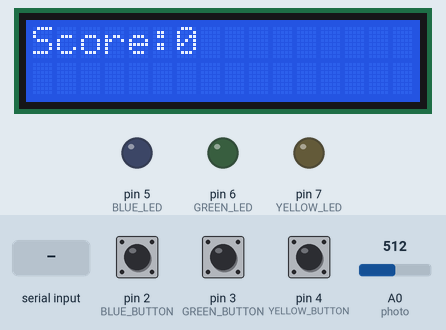
This sketch was run on a simulated Arduino Uno, built with avr-gcc and run on an emulated ATmega328P. Shown: 16×2 character LCD, output pins drawn as LEDs (lit = HIGH). The inputs (shaded band) are chosen by the test bench; at power-on: pin 2 (BLUE_BUTTON) HIGH, pin 3 (GREEN_BUTTON) HIGH, pin 4 (YELLOW_BUTTON) HIGH, A0 (photo) = 512. What the sketch prints to the serial monitor is not drawn.

Above: at 1.4 s.
1.5 s: "Stop\n" received over Serial
At 2.0 s:
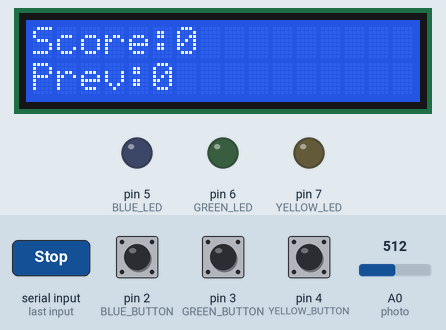
3.0 s: pin 2 (BLUE_BUTTON) pulled LOW for 0.15 s
At 3.46 s:
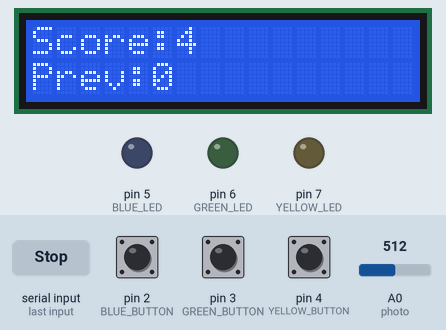
3.7 s: pin 3 (GREEN_BUTTON) pulled LOW for 0.15 s
At 3.96 s:
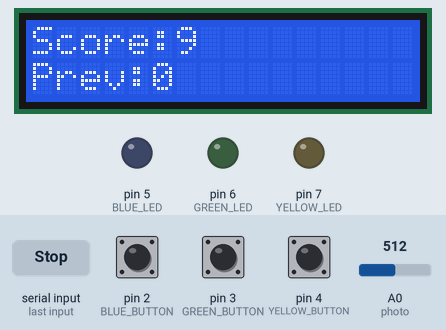
4.4 s: pin 4 (YELLOW_BUTTON) pulled LOW for 0.15 s
At 4.96 s:
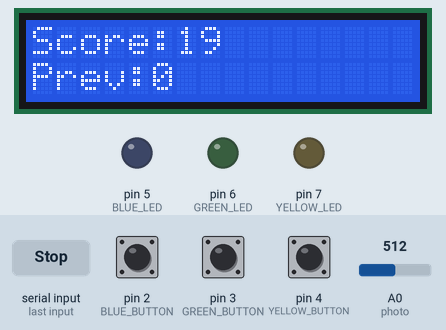
5.1 s: A0 (photo) set to 490
6.6 s: pin 2 (BLUE_BUTTON) pulled LOW for 1 s
At 7.9 s:
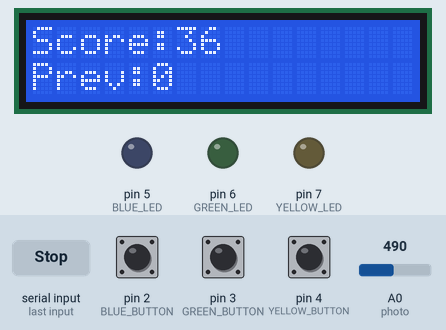
Timing chart, 0 to 9.6 s (numbered marks = the images above; inputs shaded):
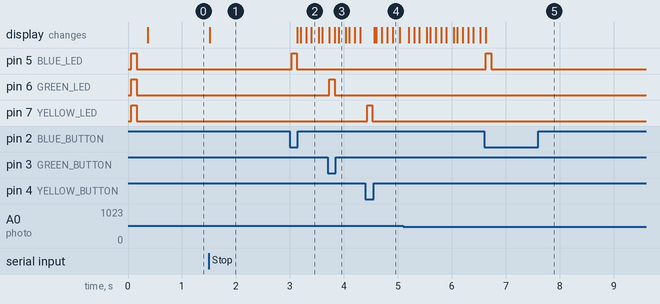

Measured:
- after the input at 1.5 s, the display: changes at once (image 1)
- after the input at 3.0 s, pin 5 (BLUE_LED): LOW → HIGH at once, → LOW 0.10 s later; the display: first changes after 0.13 s (image 2 shows a later state)
- after the input at 3.7 s, pin 6 (GREEN_LED): LOW → HIGH at once, → LOW 0.10 s later
- after the input at 4.4 s, pin 7 (YELLOW_LED): LOW → HIGH at once, → LOW 0.10 s later
- after the input at 6.6 s, pin 5 (BLUE_LED): LOW → HIGH at once, → LOW 0.10 s later

The sketch:

MattMoranDinoGame.ino
```cpp
#include <EnableInterrupt.h>
#include <LiquidCrystal.h>
#include <math.h>

/***  LCD ***/
LiquidCrystal lcd(13, 12, 11, 10, 9, 8);
#define LINE_1 0
#define LINE_2 1

#define YELLOW_LED    7
#define GREEN_LED     6
#define BLUE_LED      5

#define photo     A0
int photoValue = 0;

#define YELLOW_BUTTON 4
#define GREEN_BUTTON  3
#define BLUE_BUTTON   2

volatile uint32_t MainEventFlags = 0;
#define Flag_BUTTON_YELLOW	0x01
#define Flag_BUTTON_GREEN		0x02
#define Flag_BUTTON_BLUE	0x04

String inputString = "";         // a String to hold incoming data
volatile bool stringComplete = false;  // whether the string is complete

unsigned long priorTimeMs = 0;

unsigned long TimerMs = 0;
uint8_t isTimerRunning = 0;
double lastSendTime;

int difficulty = 1;
int player = 1;
int previousScore = -1;
int tempScore = 0;
String lastPrint = " ";
String toPrint;
String GUIprint;

void setup() {
  Serial.begin(9600);
  lcd.begin(16, 2);
  lcd.setCursor(0,LINE_1);
  lcd.print("Score: ");


  inputString.reserve(200);

  pinMode(YELLOW_LED, OUTPUT);
  pinMode(GREEN_LED, OUTPUT);
  pinMode(BLUE_LED, OUTPUT);

  pinMode(YELLOW_BUTTON,INPUT_PULLUP);
  pinMode(GREEN_BUTTON,INPUT_PULLUP);
  pinMode(BLUE_BUTTON,INPUT_PULLUP);

    //NEED to call library before you can use these from greygnome external interrupt
  enableInterrupt(YELLOW_BUTTON, yellowButtonISR, FALLING);
  enableInterrupt(GREEN_BUTTON, greenButtonISR, FALLING);
  enableInterrupt(BLUE_BUTTON, blueButtonISR, FALLING);
  sei();                        // Enable global interrupts


  digitalWrite(YELLOW_LED, HIGH);
  digitalWrite(GREEN_LED, HIGH);
  digitalWrite(BLUE_LED, HIGH);
  delay(100);

  digitalWrite(YELLOW_LED, LOW);
  digitalWrite(GREEN_LED, LOW);
  digitalWrite(BLUE_LED, LOW);
  delay(100);

  Serial.println("READY");
}

void loop() {
  checkPhoto();
  if(MainEventFlags & Flag_BUTTON_YELLOW){
  	delay(30);
    MainEventFlags &= ~Flag_BUTTON_YELLOW;
    if (!digitalRead(YELLOW_BUTTON)){
      Serial.println("PressedJump");
      digitalWrite(YELLOW_LED, HIGH);
      delay(100);
      digitalWrite(YELLOW_LED, LOW);
  	}
  }
  if(MainEventFlags & Flag_BUTTON_GREEN){
  	delay(30);
    MainEventFlags &= ~Flag_BUTTON_GREEN;
    if (!digitalRead(GREEN_BUTTON)){
      Serial.println("PressedDuck");
      digitalWrite(GREEN_LED, HIGH);
      delay(100);
      digitalWrite(GREEN_LED, LOW);
  	}
  }
  if(MainEventFlags & Flag_BUTTON_BLUE){
  	delay(30);
    MainEventFlags &= ~Flag_BUTTON_BLUE;
    if (!digitalRead(BLUE_BUTTON)){
      Serial.println("PressedStart");
      isTimerRunning = !isTimerRunning;
      digitalWrite(BLUE_LED, HIGH);
      delay(100);
      digitalWrite(BLUE_LED, LOW);
  	}
  }


  if (stringComplete) {

    if(inputString.equalsIgnoreCase("Stop")){
      isTimerRunning = 0;
      previousScore = tempScore;
      Serial.print("tempScore ");
      Serial.println(previousScore);
      TimerMs = 0;
      lcd.setCursor(0,LINE_1);
      lcd.print("Score:");
      lcd.print("      ");
      lcd.setCursor(0,LINE_2);
      lcd.print("      ");
      updateLCD();


    }
    else if(inputString.equalsIgnoreCase("Update on")){
      GUIprint = "on";
      checkPhoto();
    }
    else if(inputString.equalsIgnoreCase("Update off")){
      GUIprint = "off";
      checkPhoto();
    }
    else if(inputString.equalsIgnoreCase("Player1")){
      player = 1;
    }
    else if(inputString.equalsIgnoreCase("Player2")){
      player = 2;
    }
    inputString = "";
    stringComplete = false;
  }

  unsigned long currentTimeMs = millis();
  unsigned long elapsedTimeMs = currentTimeMs - priorTimeMs;
  priorTimeMs = currentTimeMs;
  if(isTimerRunning){
    TimerMs += elapsedTimeMs;
    tempScore = round(TimerMs / 100);
    double sendTime =   (TimerMs / 100)*.1;
    if(((TimerMs / 100 % 10) / 5) == 1 || ((TimerMs / 100 % 10) / 5) == 0){
      if(sendTime != lastSendTime){
        if((TimerMs/ 100 % 10) == 5 || (TimerMs/ 100 % 10) == 0){
          if(difficulty == 1){
            Serial.print("Score ");
            Serial.println(tempScore);
            delay(30);
          }

        }
        if(difficulty == 2){
          Serial.print("Score ");
          Serial.println(tempScore);
          delay(30);
        }

      }

      lastSendTime = sendTime;

    }
  }
  updateLCD();

}


void updateLCD(){
  lcd.setCursor(0,LINE_1);
  lcd.print("Score:");
  lcd.print((TimerMs / 100));
  if(previousScore > -1){
    lcd.setCursor(0,LINE_2);
    lcd.print("Prev:");
    lcd.print(previousScore);
  }


}


void checkPhoto(){
    photoValue = analogRead(photo);
    if( photoValue < 500){
      toPrint = "Light";
    }
    else{
      toPrint = "Dark";
    }
    if(toPrint != lastPrint){

        Serial.println(toPrint);
        delay(100);
        lastPrint = toPrint;


    }
    if(GUIprint == "off"){
        if(toPrint == "Dark"){
          Serial.println(toPrint);
          delay(100);
          lastPrint = toPrint;
        }

    }
    else if(GUIprint == "on"){
      if(toPrint == "Light"){
          Serial.println(toPrint);
          delay(100);
          lastPrint = toPrint;
      }
    }


}


void serialEvent() {
  while (Serial.available()) {
    char inChar = (char)Serial.read();
    if (inChar == '\n') {
      stringComplete = true;
    }else{
      inputString += inChar;
    }
  }
}

void yellowButtonISR(){
   MainEventFlags |= Flag_BUTTON_YELLOW;
}
void greenButtonISR(){
  MainEventFlags |= Flag_BUTTON_GREEN;
}
void blueButtonISR(){
  MainEventFlags |= Flag_BUTTON_BLUE;
}
```
